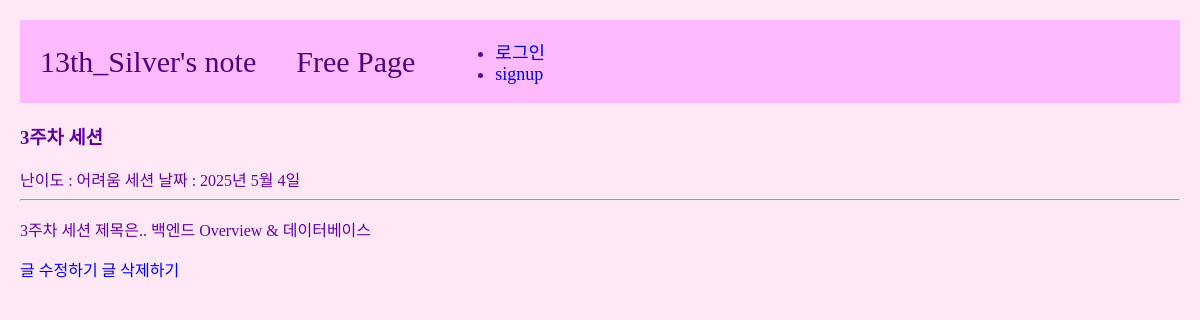
The page /1 on the database its author committed.
### main/models.py (models this page shows, shortened)
class Post(models.Model):
    title = models.CharField(max_length=50)
    difficulty = models.CharField(max_length=30)
    content = models.TextField()
    pub_date = models.DateField()
    image = models.ImageField(upload_to="post/", blank=True, null=True)

### main/views.py (the view)
# urls.py: path('<int:id>', detail, name="detail"),
def detail(request, id):
    post = get_object_or_404(Post, pk=id)
    return render(request, 'main/detail.html', {'post': post})

### main/templates/main/detail.html (shortened to what this page needs)
{% extends 'base.html' %}
{% load static %}
{% block content %}
    <h3>{{post.title}}</h3>
        난이도 : {{post.difficulty}}
        세션 날짜 : {{post.pub_date}}
        <hr/>
        <p>{{post.content}}</p>
        <a href="{% url 'main:edit' post.id %}">글 수정하기</a>
        <a href="{% url 'main:delete' post.id %}">글 삭제하기</a>
    <br>
{% endblock %}

### project/templates/base.html (style rules this page uses)
a { text-decoration: none; }
.body-container { background-color: #FFE8F6; color: #6202a3; margin: 20px; }

### rows shown on the page
Post: title "3주차 세션", difficulty "어려움", pub_date "2025년 5월 4일", content "3주차 세션 제목은.. 백엔드 Overview & 데이터베이스"
